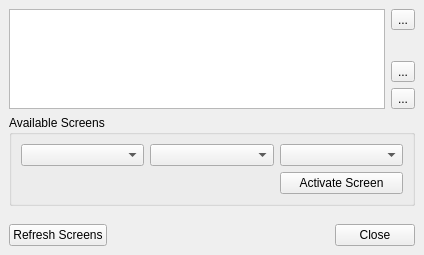
<?xml version="1.0" encoding="UTF-8"?>
<ui version="4.0">
 <class>MainUI</class>
 <widget class="QMainWindow" name="MainUI">
  <property name="geometry">
   <rect>
    <x>0</x>
    <y>0</y>
    <width>424</width>
    <height>255</height>
   </rect>
  </property>
  <property name="windowTitle">
   <string>Monitor Configuration</string>
  </property>
  <widget class="QWidget" name="centralwidget">
   <layout class="QVBoxLayout" name="verticalLayout">
    <item>
     <layout class="QHBoxLayout" name="horizontalLayout_3">
      <item>
       <widget class="QListWidget" name="list_screens">
        <property name="sizePolicy">
         <sizepolicy hsizetype="Expanding" vsizetype="Fixed">
          <horstretch>0</horstretch>
          <verstretch>0</verstretch>
         </sizepolicy>
        </property>
        <property name="minimumSize">
         <size>
          <width>0</width>
          <height>100</height>
         </size>
        </property>
        <property name="maximumSize">
         <size>
          <width>16777215</width>
          <height>100</height>
         </size>
        </property>
        <property name="flow">
         <enum>QListView::LeftToRight</enum>
        </property>
        <property name="viewMode">
         <enum>QListView::ListMode</enum>
        </property>
        <property name="uniformItemSizes">
         <bool>true</bool>
        </property>
        <property name="wordWrap">
         <bool>true</bool>
        </property>
        <property name="selectionRectVisible">
         <bool>true</bool>
        </property>
       </widget>
      </item>
      <item>
       <layout class="QVBoxLayout" name="verticalLayout_3">
        <item>
         <widget class="QToolButton" name="tool_deactivate">
          <property name="text">
           <string>...</string>
          </property>
         </widget>
        </item>
        <item>
         <spacer name="verticalSpacer">
          <property name="orientation">
           <enum>Qt::Vertical</enum>
          </property>
          <property name="sizeHint" stdset="0">
           <size>
            <width>20</width>
            <height>0</height>
           </size>
          </property>
         </spacer>
        </item>
        <item>
         <widget class="QToolButton" name="tool_moveleft">
          <property name="text">
           <string>...</string>
          </property>
         </widget>
        </item>
        <item>
         <widget class="QToolButton" name="tool_moveright">
          <property name="text">
           <string>...</string>
          </property>
         </widget>
        </item>
       </layout>
      </item>
     </layout>
    </item>
    <item>
     <layout class="QHBoxLayout" name="horizontalLayout_2">
      <item>
       <widget class="QGroupBox" name="group_avail">
        <property name="sizePolicy">
         <sizepolicy hsizetype="Preferred" vsizetype="Expanding">
          <horstretch>0</horstretch>
          <verstretch>0</verstretch>
         </sizepolicy>
        </property>
        <property name="title">
         <string>Available Screens</string>
        </property>
        <layout class="QGridLayout" name="gridLayout">
         <item row="0" column="0">
          <widget class="QComboBox" name="combo_availscreens">
           <property name="toolTip">
            <string>Screen which is not in user</string>
           </property>
          </widget>
         </item>
         <item row="0" column="1">
          <widget class="QComboBox" name="combo_location">
           <property name="toolTip">
            <string>Location to insert the screen</string>
           </property>
          </widget>
         </item>
         <item row="0" column="2">
          <widget class="QComboBox" name="combo_cscreens">
           <property name="toolTip">
            <string>Current screens</string>
           </property>
          </widget>
         </item>
         <item row="1" column="2">
          <widget class="QPushButton" name="push_activate">
           <property name="text">
            <string>Activate Screen</string>
           </property>
          </widget>
         </item>
        </layout>
       </widget>
      </item>
     </layout>
    </item>
    <item>
     <spacer name="verticalSpacer_2">
      <property name="orientation">
       <enum>Qt::Vertical</enum>
      </property>
      <property name="sizeHint" stdset="0">
       <size>
        <width>20</width>
        <height>40</height>
       </size>
      </property>
     </spacer>
    </item>
    <item>
     <layout class="QHBoxLayout" name="horizontalLayout">
      <item>
       <widget class="QPushButton" name="push_rescan">
        <property name="text">
         <string>Refresh Screens</string>
        </property>
       </widget>
      </item>
      <item>
       <spacer name="horizontalSpacer">
        <property name="orientation">
         <enum>Qt::Horizontal</enum>
        </property>
        <property name="sizeHint" stdset="0">
         <size>
          <width>40</width>
          <height>20</height>
         </size>
        </property>
       </spacer>
      </item>
      <item>
       <widget class="QPushButton" name="push_close">
        <property name="text">
         <string>Close</string>
        </property>
       </widget>
      </item>
     </layout>
    </item>
   </layout>
  </widget>
 </widget>
 <resources/>
 <connections/>
</ui>
